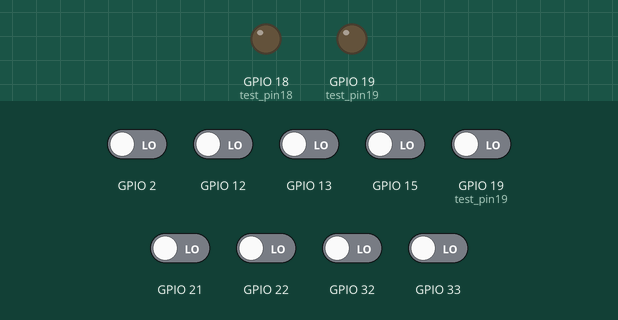
Bench run of a program on a simulated ESP32 board running MicroPython. Parts: output pins drawn as LEDs (lit = HIGH). Dashed ring = blinking. Inputs (shaded band) come from the test bench; at power-on: GPIO 2, GPIO 12, GPIO 13, GPIO 15, GPIO 19 (test_pin19), GPIO 21, GPIO 22, GPIO 32, GPIO 33 LOW. What the program prints to the serial console is not drawn.

Above: at 1.2 s.
1.3 s: GPIO 19 (test_pin19) driven HIGH
At 3.37 s:
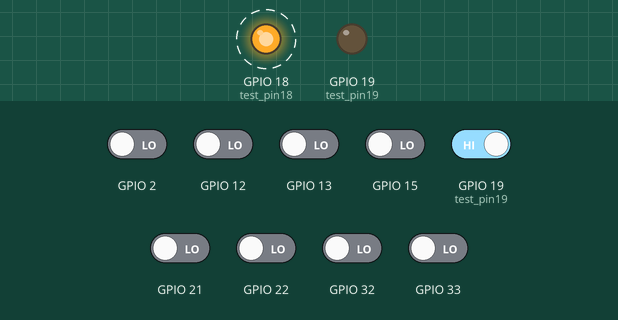
Timing chart, 0 to 11.4 s (numbered marks = the images above; inputs shaded):
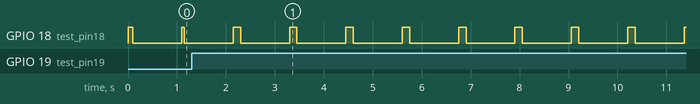

Measured:
- by itself, GPIO 18 (test_pin18): alternates HIGH for 0.15 s and LOW for 1.0 s

The program:

main.py
```python
# main.py - ESP32 LED Light Sensor (Simple & Working Version)
from machine import Pin
import time

# ESP32/ESP32-S3 両対応設定（GPIO18/19は両方で動作）
CHARGE_PIN = 18  # GPIO18 - 充電用（ESP32/S3両対応）
SENSE_PIN = 19   # GPIO19 - センサー用（ESP32/S3両対応）
TIMEOUT_US = 100000  # 100ms タイムアウト
MEASUREMENT_INTERVAL = 1  # 測定間隔（秒）

# 明るさ判定の閾値
VERY_BRIGHT_THRESHOLD = 500    # 明るい光（スマホライトなど）
BRIGHT_THRESHOLD = 2000        # 通常の室内照明
DIM_THRESHOLD = 8000           # 薄暗い環境
DARK_THRESHOLD = 20000         # 暗い環境

def read_light_level():
    """
    LEDを光センサーとして使い、光のレベルを測定する
    戻り値: 放電にかかった時間（マイクロ秒）。数値が小さいほど明るい。
           エラー時は -1 を返す。
    """
    try:
        # LED充電: 両方を出力モードにして充電
        charge_pin = Pin(CHARGE_PIN, Pin.OUT)
        sense_pin = Pin(SENSE_PIN, Pin.OUT)

        # 強力充電: charge_pin=HIGH, sense_pin=LOW
        charge_pin.value(1)
        sense_pin.value(0)
        time.sleep_ms(50)  # 十分な充電時間

        # 測定モードに切り替え（両方を入力モード）
        sense_pin = Pin(SENSE_PIN, Pin.IN)
        charge_pin = Pin(CHARGE_PIN, Pin.IN)

        # 充電状態確認
        initial_value = sense_pin.value()
        if initial_value == 0:
            return -2  # 充電失敗

        # 放電時間測定
        start_time = time.ticks_us()
        while sense_pin.value() == 1:
            elapsed = time.ticks_diff(time.ticks_us(), start_time)
            if elapsed > TIMEOUT_US:
                return TIMEOUT_US  # タイムアウト

        discharge_time = time.ticks_diff(time.ticks_us(), start_time)
        return discharge_time

    except Exception as e:
        print(f"測定エラー: {e}")
        return -1
    finally:
        # GPIO クリーンアップ
        try:
            charge_pin = Pin(CHARGE_PIN, Pin.OUT)
            sense_pin = Pin(SENSE_PIN, Pin.OUT)
            charge_pin.value(0)
            sense_pin.value(0)
        except:
            pass

def get_light_description(light_level):
    """明るさレベルの説明を返す"""
    if light_level < 0:
        return "エラー ❌"
    elif light_level < VERY_BRIGHT_THRESHOLD:
        return "Very Bright ☀️"
    elif light_level < BRIGHT_THRESHOLD:
        return "Bright"
    elif light_level < DIM_THRESHOLD:
        return "Dim"
    elif light_level < DARK_THRESHOLD:
        return "Dark"
    else:
        return "Very Dark 🌙"

def gpio_test():
    """GPIO基本動作テスト"""
    print("🔧 GPIO動作テスト...")

    # GPIO18 テスト
    test_pin18 = Pin(18, Pin.OUT)
    test_pin18.value(1)
    time.sleep_ms(10)
    test_pin18_read = Pin(18, Pin.IN).value()

    # GPIO19 テスト
    test_pin19 = Pin(19, Pin.OUT)
    test_pin19.value(0)
    time.sleep_ms(10)
    test_pin19_read = Pin(19, Pin.IN).value()

    print(f"GPIO18: 設定=HIGH, 読み取り={test_pin18_read}")
    print(f"GPIO19: 設定=LOW, 読み取り={test_pin19_read}")

    if test_pin18_read == 1 and test_pin19_read == 0:
        print("✅ GPIO正常動作")
        return True
    else:
        print("❌ GPIO問題あり")
        # 代替ピン自動検出
        print("🔍 代替ピン検索中...")
        alt_pins = [(2, 15), (12, 13), (21, 22), (32, 33)]
        for charge, sense in alt_pins:
            try:
                cp = Pin(charge, Pin.OUT)
                sp = Pin(sense, Pin.OUT)
                cp.value(1)
                sp.value(0)
                time.sleep_ms(5)
                cr = Pin(charge, Pin.IN).value()
                sr = Pin(sense, Pin.IN).value()
                print(f"  テスト GPIO{charge}/{sense}: {cr}/{sr}")
                if cr == 1 and sr == 0:
                    print(f"  ✅ GPIO{charge}/{sense} 動作OK!")
                    print(f"  📝 配線を GPIO{charge}(+) / GPIO{sense}(-) に変更してください")
                    return False  # 配線変更が必要
            except Exception:
                continue
        return False

def main():
    """メイン実行関数"""
    print("=" * 50)
    print("🔴 ESP32/ESP32-S3 LED Light Sensor")
    print("=" * 50)
    print("📡 使用ピン: GPIO18(充電) / GPIO19(センサー)")
    print("🔴 赤色LED必須")
    print("⚡ ESP32/ESP32-S3 両対応")
    print()

    # GPIO動作確認
    if not gpio_test():
        print("⚠️ GPIO問題により正常動作しない可能性があります")

    print()
    print("📊 光センサー測定開始...")
    print("💡 LEDに手をかざしたり、ライトを当てたりして値の変化を確認してください")
    print("🛑 停止: Ctrl+C")
    print()

    # 連続測定
    measurement_count = 0
    try:
        while True:
            measurement_count += 1

            # 光レベル測定
            light_value = read_light_level()

            # 結果表示
            if light_value >= 0:
                description = get_light_description(light_value)
                print(f"[{measurement_count:3d}] Light: {light_value:5d}μs -> {description}")
            else:
                print(f"[{measurement_count:3d}] 測定失敗 (エラーコード: {light_value})")

            # 測定間隔
            time.sleep(MEASUREMENT_INTERVAL)

    except KeyboardInterrupt:
        print()
        print("🛑 測定停止")
        print("📊 測定完了!")
    except Exception as e:
        print(f"\n❌ 予期しないエラー: {e}")

# プログラム起動
if __name__ == "__main__":
    main()
```
